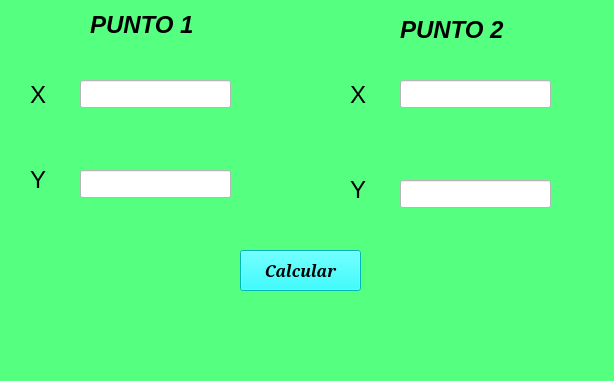
<?xml version="1.0" encoding="UTF-8"?>
<ui version="4.0">
 <class>MainWindow</class>
 <widget class="QMainWindow" name="MainWindow">
  <property name="geometry">
   <rect>
    <x>0</x>
    <y>0</y>
    <width>614</width>
    <height>381</height>
   </rect>
  </property>
  <property name="font">
   <font>
    <pointsize>9</pointsize>
   </font>
  </property>
  <property name="windowTitle">
   <string>MainWindow</string>
  </property>
  <property name="styleSheet">
   <string notr="true">background-color: rgb(85, 255, 127);
</string>
  </property>
  <widget class="QWidget" name="centralwidget">
   <widget class="QPushButton" name="btnCalcular">
    <property name="geometry">
     <rect>
      <x>240</x>
      <y>250</y>
      <width>121</width>
      <height>41</height>
     </rect>
    </property>
    <property name="font">
     <font>
      <family>MS Serif</family>
      <pointsize>12</pointsize>
      <weight>75</weight>
      <italic>true</italic>
      <bold>true</bold>
     </font>
    </property>
    <property name="styleSheet">
     <string notr="true">background-color: rgb(0, 255, 255);
</string>
    </property>
    <property name="text">
     <string>Calcular</string>
    </property>
   </widget>
   <widget class="QLabel" name="label">
    <property name="geometry">
     <rect>
      <x>90</x>
      <y>10</y>
      <width>161</width>
      <height>31</height>
     </rect>
    </property>
    <property name="text">
     <string>&lt;html&gt;&lt;head/&gt;&lt;body&gt;&lt;p&gt;&lt;span style=&quot; font-size:18pt; font-weight:600; font-style:italic;&quot;&gt;PUNTO 1&lt;/span&gt;&lt;/p&gt;&lt;/body&gt;&lt;/html&gt;</string>
    </property>
   </widget>
   <widget class="QLineEdit" name="txtX1">
    <property name="geometry">
     <rect>
      <x>80</x>
      <y>80</y>
      <width>151</width>
      <height>28</height>
     </rect>
    </property>
    <property name="styleSheet">
     <string notr="true">background-color: rgb(255, 255, 255);
</string>
    </property>
   </widget>
   <widget class="QLineEdit" name="txtY1">
    <property name="geometry">
     <rect>
      <x>80</x>
      <y>170</y>
      <width>151</width>
      <height>28</height>
     </rect>
    </property>
    <property name="styleSheet">
     <string notr="true">background-color: rgb(255, 255, 255);

</string>
    </property>
   </widget>
   <widget class="QLabel" name="label_3">
    <property name="geometry">
     <rect>
      <x>30</x>
      <y>80</y>
      <width>31</width>
      <height>31</height>
     </rect>
    </property>
    <property name="text">
     <string>&lt;html&gt;&lt;head/&gt;&lt;body&gt;&lt;p&gt;&lt;span style=&quot; font-size:18pt;&quot;&gt;X&lt;/span&gt;&lt;/p&gt;&lt;/body&gt;&lt;/html&gt;</string>
    </property>
   </widget>
   <widget class="QLabel" name="label_4">
    <property name="geometry">
     <rect>
      <x>30</x>
      <y>160</y>
      <width>21</width>
      <height>41</height>
     </rect>
    </property>
    <property name="text">
     <string>&lt;html&gt;&lt;head/&gt;&lt;body&gt;&lt;p&gt;&lt;span style=&quot; font-size:18pt;&quot;&gt;Y&lt;/span&gt;&lt;/p&gt;&lt;/body&gt;&lt;/html&gt;</string>
    </property>
   </widget>
   <widget class="QLabel" name="label_5">
    <property name="geometry">
     <rect>
      <x>350</x>
      <y>170</y>
      <width>21</width>
      <height>41</height>
     </rect>
    </property>
    <property name="text">
     <string>&lt;html&gt;&lt;head/&gt;&lt;body&gt;&lt;p&gt;&lt;span style=&quot; font-size:18pt;&quot;&gt;Y&lt;/span&gt;&lt;/p&gt;&lt;/body&gt;&lt;/html&gt;</string>
    </property>
   </widget>
   <widget class="QLineEdit" name="txtY2">
    <property name="geometry">
     <rect>
      <x>400</x>
      <y>180</y>
      <width>151</width>
      <height>28</height>
     </rect>
    </property>
    <property name="styleSheet">
     <string notr="true">background-color: rgb(255, 255, 255);
</string>
    </property>
   </widget>
   <widget class="QLabel" name="label_2">
    <property name="geometry">
     <rect>
      <x>400</x>
      <y>10</y>
      <width>151</width>
      <height>41</height>
     </rect>
    </property>
    <property name="text">
     <string>&lt;html&gt;&lt;head/&gt;&lt;body&gt;&lt;p&gt;&lt;span style=&quot; font-size:18pt; font-weight:600; font-style:italic;&quot;&gt;PUNTO 2&lt;/span&gt;&lt;/p&gt;&lt;/body&gt;&lt;/html&gt;</string>
    </property>
   </widget>
   <widget class="QLineEdit" name="txtX2">
    <property name="geometry">
     <rect>
      <x>400</x>
      <y>80</y>
      <width>151</width>
      <height>28</height>
     </rect>
    </property>
    <property name="styleSheet">
     <string notr="true">background-color: rgb(255, 255, 255);
</string>
    </property>
   </widget>
   <widget class="QLabel" name="label_6">
    <property name="geometry">
     <rect>
      <x>350</x>
      <y>80</y>
      <width>21</width>
      <height>31</height>
     </rect>
    </property>
    <property name="text">
     <string>&lt;html&gt;&lt;head/&gt;&lt;body&gt;&lt;p&gt;&lt;span style=&quot; font-size:18pt;&quot;&gt;X&lt;/span&gt;&lt;/p&gt;&lt;/body&gt;&lt;/html&gt;</string>
    </property>
   </widget>
  </widget>
  <widget class="QMenuBar" name="menubar">
   <property name="geometry">
    <rect>
     <x>0</x>
     <y>0</y>
     <width>614</width>
     <height>26</height>
    </rect>
   </property>
  </widget>
  <widget class="QStatusBar" name="statusbar"/>
 </widget>
 <resources/>
 <connections/>
</ui>
